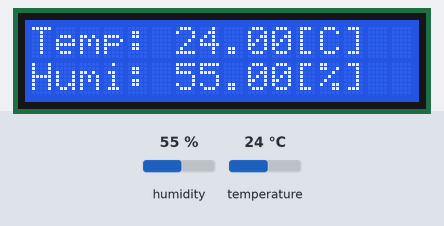
The sketch below on a simulated Arduino Uno, built with avr-gcc and run on an emulated ATmega328P. On the bench: 16×2 character LCD. Inputs (shaded band) come from the test bench; at power-on: humidity 55 %, temperature 24 °C.

Above: at 2.6 s.
2.7 s: humidity set to 22 %
At 4.5 s:
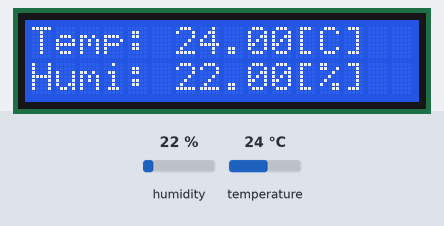
5.7 s: temperature set to 12 °C
At 7.2 s:
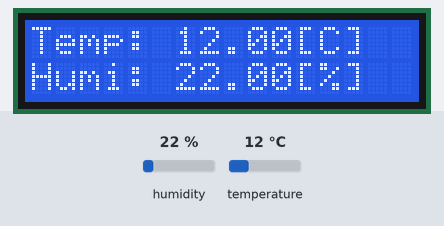
8.7 s: humidity set to 40 %
At 11.2 s:
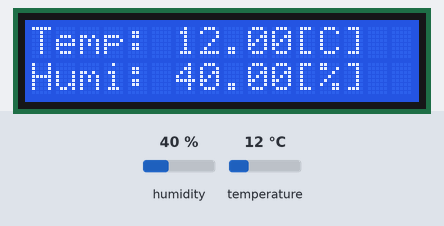
11.7 s: temperature set to 19 °C
At 12.6 s:
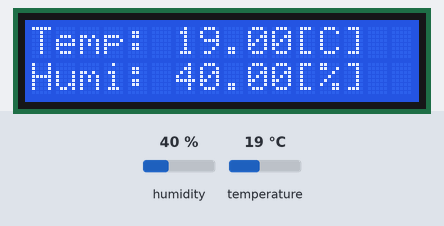
Timing chart, 0 to 14.7 s (numbered marks = the images above; inputs shaded):
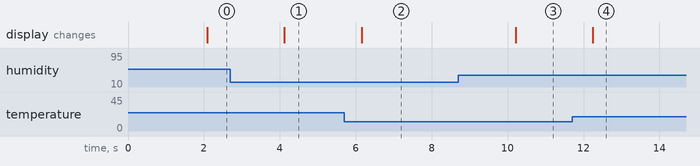

The sketch:

_13_Temp_Humi_application.ino
```cpp
#include <DHT.h>
#include <LiquidCrystal.h>

#define DHTTYPE DHT11

int pinDht = 2;

int aPinLcdCtrl[3] = {13, 12, 11};
int aPinLcdData[8] = {10, 9, 8, 7, 6, 5, 4, 3};

DHT dht(pinDht, DHTTYPE);
LiquidCrystal lcd(13, 12, 11, 10, 9, 8, 7, 6, 5, 4, 3);

void setup() {
  lcd.begin(16, 2);
  dht.begin();
}

void loop() {
  delay(2000);
  float fHumi = dht.readHumidity();
  float fTemp = dht.readTemperature();

  lcd.clear();
  lcd.print("Temp: ");
  lcd.print(fTemp);
  lcd.print("[C]");
  lcd.setCursor(0,1);
  lcd.print("Humi: ");
  lcd.print(fHumi);
  lcd.print("[%]");
}
```

Switch.cpp
```cpp
#include "Arduino.h"
#include "Switch.h"


/**
 * 스위치를 설정하는 함수 풀업 스위치에 지정한다.
 * @param pin 스위치에 연결된 핀 지정
 * @param led LED 에 연결된 핀 지정 기본값은 -1 이다.
*/
Switch::Switch(int8_t pin, int8_t led){
    _digitalPin = pin;
    _led = led;
    if(_led != -1) pinMode(_led, OUTPUT);
    pinMode(_digitalPin, INPUT);
}

void Switch::readSwitchChangeLed(int de)
{
    _buttonInput = digitalRead(_digitalPin);
    _button_curr_state = _buttonInput;
    if (_button_curr_state == HIGH && _button_prev_input == LOW && (millis()-_prevTime)>de){
        if(_led_state){
            _led_state = LOW;
        } else {
            _led_state = HIGH;
        }
        _prevTime = millis();
        digitalWrite(_led, _led_state);
    } else if (_button_curr_state == LOW && _button_prev_input == HIGH && (millis()-_prevTime)>de){
        _prevTime = millis();
    }
    _button_prev_input = _button_curr_state;
}

bool Switch::readSwitch(int de)
{
    _buttonInput = digitalRead(_digitalPin);
    _button_curr_state = _buttonInput;
    if (_button_curr_state == HIGH && _button_prev_input == LOW && (millis()-_prevTime)>de){
        _prevTime = millis();
        return true;
    } else if (_button_curr_state == LOW && _button_prev_input == HIGH && (millis()-_prevTime)>de){
        _prevTime = millis();
    }
    _button_prev_input = _button_curr_state;
    return false;
}

/**
 * DTC(delayed time check) 방법으로 스위치를 인식하는 함수
 * 어쩔 수 없이 전압의 변화가 있을 때 시간으로만 버튼을 인식
*/
bool Switch::readSwitchDTC(int de = 50)
{
if(digitalRead(_digitalPin)) {
    _prevTime = millis();
    // de ms High read
    if((_prevTime - _prevTime2) < de) {
      if(_flag == 0) {
        _flag = 1;
        return true;
      }
    }
    _prevTime2 = _prevTime;
  }
  else {
    // always Low
    if((millis() - _prevTime) > de) {
      if(_flag) {
        _flag = 0;
      }
    }
  }
  return false;
}
```

Switch.h
```cpp
#ifndef Switch_h
#define Switch_h
class Switch
{
  private:
    int _button_prev_input = LOW;
    int _button_curr_state = LOW;
    int _led_state = 0;
    int _digitalPin = NULL;
    int _buttonInput = 0;
    int _led = NULL;
    unsigned long _prevTime= 0;
    unsigned long _prevTime2= 0;
    bool _flag = false;

  public:
    Switch(int8_t pin, int8_t led = -1);
    void readSwitchChangeLed(int de = 50);
    bool readSwitch(int de = 50);
    bool readSwitchDTC(int de = 50);
};

#endif
```

Measured:
- after the input at 2.7 s, the display: changes after 1.4 s (image 1)
- after the input at 5.7 s, the display: changes after 0.45 s (image 2)
- after the input at 8.7 s, the display: changes after 1.5 s (image 3)
- after the input at 11.7 s, the display: changes after 0.54 s (image 4)
